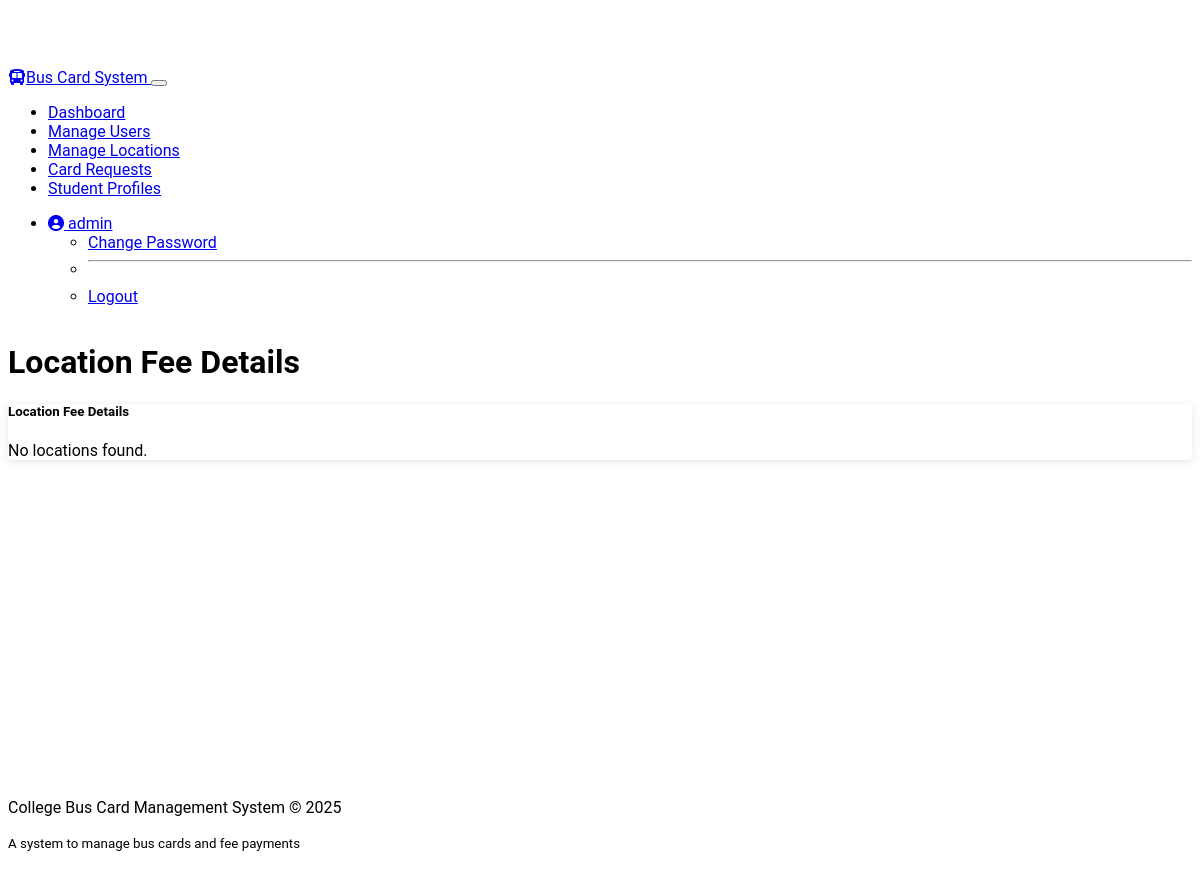
Page /accountant/location-fees (signed in) on the earlier database version.
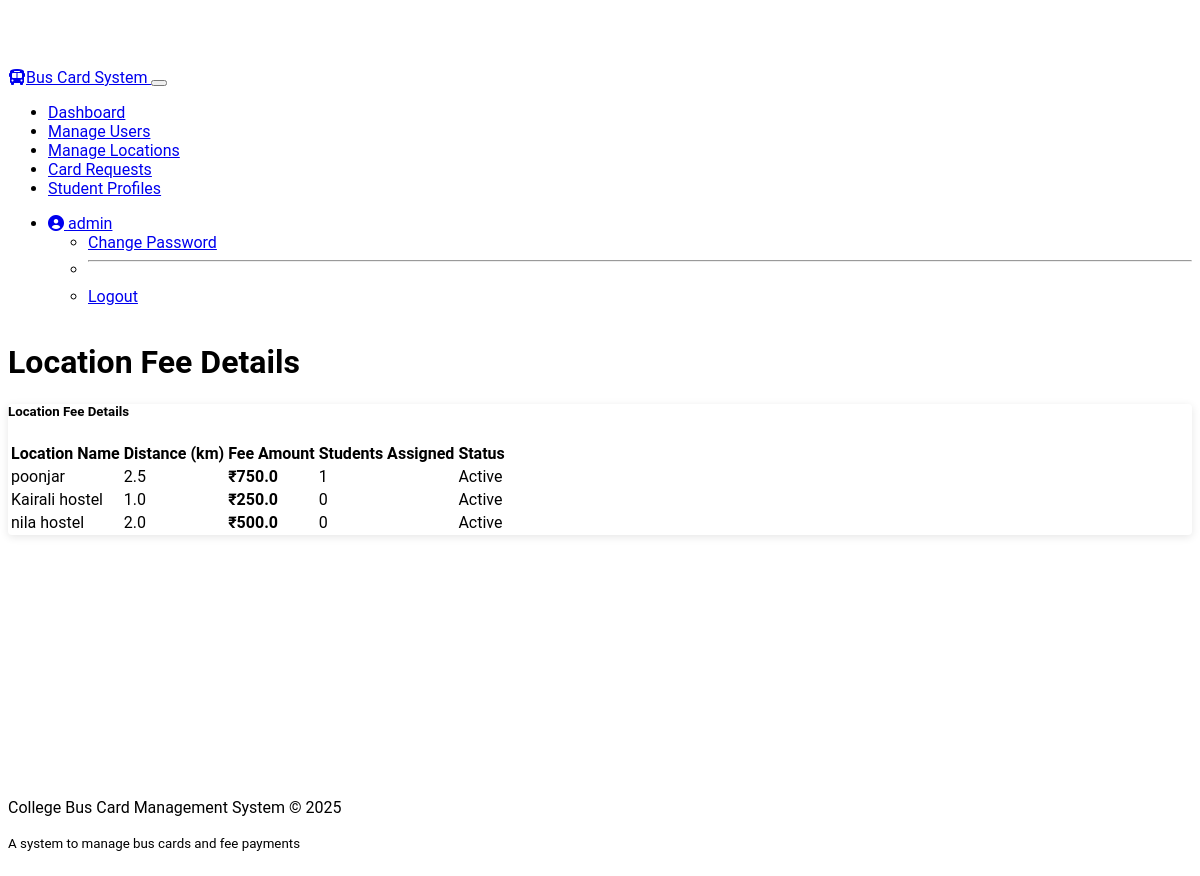
Same page on the later database version.
### my_models.py (models this page shows, shortened)
class Location(db.Model):
    __tablename__ = 'locations'
    id = Column(Integer, primary_key=True)
    name = Column(String(100), nullable=False)
    address = Column(String(255))
    distance = Column(Float)  # Distance from college in km
    fee_amount = Column(Float, nullable=False)  # Base fee for this location
    is_active = Column(Boolean, default=True)
    created_at = Column(DateTime, default=datetime.utcnow)
    updated_at = Column(DateTime, default=datetime.utcnow, onupdate=datetime.utcnow)
    student_profiles = relationship("StudentProfile", back_populates="location")

### routes/accountant.py (the view)
    def decorated_function(*args, **kwargs):
        if not current_user.is_authenticated or (current_user.role != 'accountant' and current_user.role != 'admin'):
            flash('You do not have permission to access this page!', 'danger')
            return redirect(url_for('auth.login'))
        return f(*args, **kwargs)

### app.py (called while the page is built)
@app.context_processor
def inject_now():
    return {'now': datetime.now()}

    @login_manager.user_loader
    def load_user(user_id):
        return User.query.get(int(user_id))

### routes/accountant.py (called while the page is built)
def accountant_required(f):
    def decorated_function(*args, **kwargs):
        if not current_user.is_authenticated or (current_user.role != 'accountant' and current_user.role != 'admin'):
            flash('You do not have permission to access this page!', 'danger')
            return redirect(url_for('auth.login'))
        return f(*args, **kwargs)
    decorated_function.__name__ = f.__name__
    return decorated_function

@accountant_bp.route('/location-fees')
@login_required
@accountant_required
def location_fees():
    locations = Location.query.all()
    return render_template('accountant/dashboard.html', locations=locations, view_locations=True)

### templates/accountant/dashboard.html (shortened to what this page needs)
{% extends "base.html" %}
{% block heading %}
{% if view_payments %}Payment Records{% elif view_locations %}Location Fee Details{% elif view_reports %}Financial Reports{% else %}Accountant Dashboard{% endif %}
{% endblock %}
{% block content %}
{% if view_locations %}
<div class="card mb-4">
    <div class="card-header bg-primary text-white">
        <h5 class="mb-0">Location Fee Details</h5>
    </div>
    <div class="card-body">
        {% if locations %}
        <div class="table-responsive">
            <table class="table table-hover location-table">
                <thead>
                    <tr>
                        <th>Location Name</th>
                        <th>Distance (km)</th>
                        <th>Fee Amount</th>
                        <th>Students Assigned</th>
                        <th>Status</th>
                    </tr>
                </thead>
                <tbody>
                    {% for location in locations %}
                    <tr>
                        <td>{{ location.name }}</td>
                        <td>{{ location.distance }}</td>
                        <td class="fee-amount">₹{{ location.fee_amount }}</td>
                        <td>{{ location.student_profiles|length }}</td>
                        <td>
                            <span class="badge {% if location.is_active %}bg-success{% else %}bg-danger{% endif %}">
                                {{ 'Active' if location.is_active else 'Inactive' }}
                            </span>
                        </td>
                    </tr>
                    {% endfor %}
                </tbody>
            </table>
        </div>
        {% else %}
        <p class="text-muted">No locations found.</p>
        {% endif %}
    </div>
</div>
{% endif %}
{% endblock %}

Differences in the rows shown:
added Location: name "poonjar", distance "2.5", fee_amount "750.0", student_profiles|length "1", is_active "Active"
added Location: name "Kairali hostel", distance "1.0", fee_amount "250.0", student_profiles|length "0", is_active "Active"
added Location: name "nila hostel", distance "2.0", fee_amount "500.0", student_profiles|length "0", is_active "Active"
Other differences:
text no longer shown: "No locations found."
text now shown: "Location Name Distance (km) Fee Amount Students Assigned Status"
